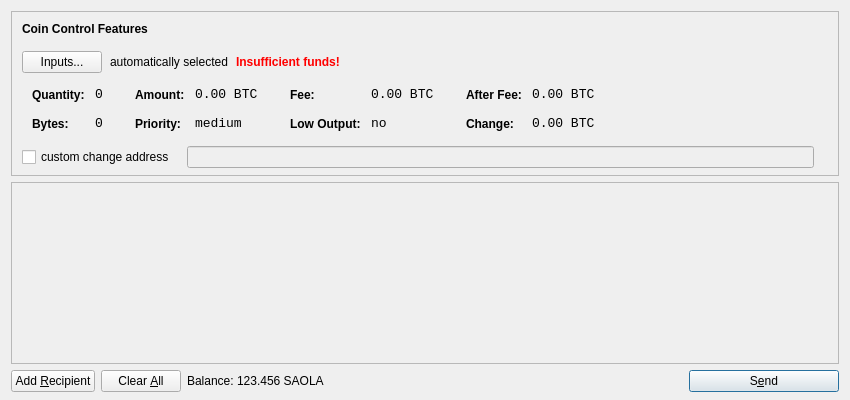
<?xml version="1.0" encoding="UTF-8"?>
<ui version="4.0">
 <class>SendCoinsDialog</class>
 <widget class="QDialog" name="SendCoinsDialog">
  <property name="geometry">
   <rect>
    <x>0</x>
    <y>0</y>
    <width>850</width>
    <height>400</height>
   </rect>
  </property>
  <property name="windowTitle">
   <string>Send Coins</string>
  </property>
  <layout class="QVBoxLayout" name="verticalLayout" stretch="0,1,0">
   <property name="bottomMargin">
    <number>8</number>
   </property>
   <item>
    <widget class="QFrame" name="frameCoinControl">
     <property name="sizePolicy">
      <sizepolicy hsizetype="Expanding" vsizetype="Expanding">
       <horstretch>0</horstretch>
       <verstretch>0</verstretch>
      </sizepolicy>
     </property>
     <property name="maximumSize">
      <size>
       <width>16777215</width>
       <height>16777215</height>
      </size>
     </property>
     <property name="frameShape">
      <enum>QFrame::StyledPanel</enum>
     </property>
     <property name="frameShadow">
      <enum>QFrame::Sunken</enum>
     </property>
     <layout class="QVBoxLayout" name="verticalLayoutCoinControl2">
      <property name="spacing">
       <number>-1</number>
      </property>
      <property name="leftMargin">
       <number>0</number>
      </property>
      <property name="topMargin">
       <number>0</number>
      </property>
      <property name="rightMargin">
       <number>0</number>
      </property>
      <property name="bottomMargin">
       <number>6</number>
      </property>
      <item>
       <layout class="QVBoxLayout" name="verticalLayoutCoinControl" stretch="0,0,0,0,1">
        <property name="spacing">
         <number>0</number>
        </property>
        <property name="leftMargin">
         <number>10</number>
        </property>
        <property name="topMargin">
         <number>10</number>
        </property>
        <item>
         <layout class="QHBoxLayout" name="horizontalLayoutCoinControl1">
          <property name="bottomMargin">
           <number>15</number>
          </property>
          <item>
           <widget class="QLabel" name="labelCoinControlFeatures">
            <property name="sizePolicy">
             <sizepolicy hsizetype="Preferred" vsizetype="Maximum">
              <horstretch>0</horstretch>
              <verstretch>0</verstretch>
             </sizepolicy>
            </property>
            <property name="font">
             <font>
              <weight>75</weight>
              <bold>true</bold>
             </font>
            </property>
            <property name="styleSheet">
             <string notr="true">font-weight:bold;</string>
            </property>
            <property name="text">
             <string>Coin Control Features</string>
            </property>
           </widget>
          </item>
         </layout>
        </item>
        <item>
         <layout class="QHBoxLayout" name="horizontalLayoutCoinControl2" stretch="0,0,0,0">
          <property name="spacing">
           <number>8</number>
          </property>
          <property name="bottomMargin">
           <number>10</number>
          </property>
          <item>
           <widget class="QPushButton" name="pushButtonCoinControl">
            <property name="styleSheet">
             <string notr="true"/>
            </property>
            <property name="text">
             <string>Inputs...</string>
            </property>
           </widget>
          </item>
          <item>
           <widget class="QLabel" name="labelCoinControlAutomaticallySelected">
            <property name="text">
             <string>automatically selected</string>
            </property>
            <property name="margin">
             <number>5</number>
            </property>
           </widget>
          </item>
          <item>
           <widget class="QLabel" name="labelCoinControlInsuffFunds">
            <property name="font">
             <font>
              <weight>75</weight>
              <bold>true</bold>
             </font>
            </property>
            <property name="styleSheet">
             <string notr="true">color:red;font-weight:bold;</string>
            </property>
            <property name="text">
             <string>Insufficient funds!</string>
            </property>
            <property name="margin">
             <number>5</number>
            </property>
           </widget>
          </item>
          <item>
           <spacer name="horizontalSpacerCoinControl">
            <property name="orientation">
             <enum>Qt::Horizontal</enum>
            </property>
            <property name="sizeHint" stdset="0">
             <size>
              <width>40</width>
              <height>1</height>
             </size>
            </property>
           </spacer>
          </item>
         </layout>
        </item>
        <item>
         <widget class="QWidget" name="widgetCoinControl" native="true">
          <property name="sizePolicy">
           <sizepolicy hsizetype="Preferred" vsizetype="Preferred">
            <horstretch>0</horstretch>
            <verstretch>0</verstretch>
           </sizepolicy>
          </property>
          <property name="minimumSize">
           <size>
            <width>0</width>
            <height>0</height>
           </size>
          </property>
          <property name="styleSheet">
           <string notr="true"/>
          </property>
          <layout class="QHBoxLayout" name="horizontalLayoutCoinControl5">
           <property name="margin">
            <number>0</number>
           </property>
           <item>
            <layout class="QHBoxLayout" name="horizontalLayoutCoinControl3" stretch="0,0,0,1">
             <property name="spacing">
              <number>20</number>
             </property>
             <property name="topMargin">
              <number>0</number>
             </property>
             <property name="bottomMargin">
              <number>10</number>
             </property>
             <item>
              <layout class="QFormLayout" name="formLayoutCoinControl1">
               <property name="horizontalSpacing">
                <number>10</number>
               </property>
               <property name="verticalSpacing">
                <number>14</number>
               </property>
               <property name="leftMargin">
                <number>10</number>
               </property>
               <property name="topMargin">
                <number>4</number>
               </property>
               <property name="rightMargin">
                <number>6</number>
               </property>
               <item row="0" column="0">
                <widget class="QLabel" name="labelCoinControlQuantityText">
                 <property name="styleSheet">
                  <string notr="true">font-weight:bold;</string>
                 </property>
                 <property name="text">
                  <string>Quantity:</string>
                 </property>
                 <property name="margin">
                  <number>0</number>
                 </property>
                </widget>
               </item>
               <item row="0" column="1">
                <widget class="QLabel" name="labelCoinControlQuantity">
                 <property name="font">
                  <font>
                   <family>Monospace</family>
                   <pointsize>10</pointsize>
                  </font>
                 </property>
                 <property name="cursor">
                  <cursorShape>IBeamCursor</cursorShape>
                 </property>
                 <property name="contextMenuPolicy">
                  <enum>Qt::ActionsContextMenu</enum>
                 </property>
                 <property name="text">
                  <string notr="true">0</string>
                 </property>
                 <property name="margin">
                  <number>0</number>
                 </property>
                 <property name="textInteractionFlags">
                  <set>Qt::LinksAccessibleByMouse|Qt::TextSelectableByKeyboard|Qt::TextSelectableByMouse</set>
                 </property>
                </widget>
               </item>
               <item row="1" column="0">
                <widget class="QLabel" name="labelCoinControlBytesText">
                 <property name="styleSheet">
                  <string notr="true">font-weight:bold;</string>
                 </property>
                 <property name="text">
                  <string>Bytes:</string>
                 </property>
                </widget>
               </item>
               <item row="1" column="1">
                <widget class="QLabel" name="labelCoinControlBytes">
                 <property name="font">
                  <font>
                   <family>Monospace</family>
                   <pointsize>10</pointsize>
                  </font>
                 </property>
                 <property name="cursor">
                  <cursorShape>IBeamCursor</cursorShape>
                 </property>
                 <property name="contextMenuPolicy">
                  <enum>Qt::ActionsContextMenu</enum>
                 </property>
                 <property name="text">
                  <string notr="true">0</string>
                 </property>
                 <property name="textInteractionFlags">
                  <set>Qt::LinksAccessibleByMouse|Qt::TextSelectableByKeyboard|Qt::TextSelectableByMouse</set>
                 </property>
                </widget>
               </item>
              </layout>
             </item>
             <item>
              <layout class="QFormLayout" name="formLayoutCoinControl2">
               <property name="horizontalSpacing">
                <number>10</number>
               </property>
               <property name="verticalSpacing">
                <number>14</number>
               </property>
               <property name="leftMargin">
                <number>6</number>
               </property>
               <property name="topMargin">
                <number>4</number>
               </property>
               <property name="rightMargin">
                <number>6</number>
               </property>
               <item row="0" column="0">
                <widget class="QLabel" name="labelCoinControlAmountText">
                 <property name="styleSheet">
                  <string notr="true">font-weight:bold;</string>
                 </property>
                 <property name="text">
                  <string>Amount:</string>
                 </property>
                 <property name="margin">
                  <number>0</number>
                 </property>
                </widget>
               </item>
               <item row="0" column="1">
                <widget class="QLabel" name="labelCoinControlAmount">
                 <property name="font">
                  <font>
                   <family>Monospace</family>
                   <pointsize>10</pointsize>
                  </font>
                 </property>
                 <property name="cursor">
                  <cursorShape>IBeamCursor</cursorShape>
                 </property>
                 <property name="contextMenuPolicy">
                  <enum>Qt::ActionsContextMenu</enum>
                 </property>
                 <property name="text">
                  <string notr="true">0.00 BTC</string>
                 </property>
                 <property name="textInteractionFlags">
                  <set>Qt::LinksAccessibleByMouse|Qt::TextSelectableByKeyboard|Qt::TextSelectableByMouse</set>
                 </property>
                </widget>
               </item>
               <item row="1" column="0">
                <widget class="QLabel" name="labelCoinControlPriorityText">
                 <property name="styleSheet">
                  <string notr="true">font-weight:bold;</string>
                 </property>
                 <property name="text">
                  <string>Priority:</string>
                 </property>
                </widget>
               </item>
               <item row="1" column="1">
                <widget class="QLabel" name="labelCoinControlPriority">
                 <property name="font">
                  <font>
                   <family>Monospace</family>
                   <pointsize>10</pointsize>
                  </font>
                 </property>
                 <property name="cursor">
                  <cursorShape>IBeamCursor</cursorShape>
                 </property>
                 <property name="contextMenuPolicy">
                  <enum>Qt::ActionsContextMenu</enum>
                 </property>
                 <property name="text">
                  <string>medium</string>
                 </property>
                 <property name="textInteractionFlags">
                  <set>Qt::LinksAccessibleByMouse|Qt::TextSelectableByKeyboard|Qt::TextSelectableByMouse</set>
                 </property>
                </widget>
               </item>
              </layout>
             </item>
             <item>
              <layout class="QFormLayout" name="formLayoutCoinControl3">
               <property name="horizontalSpacing">
                <number>10</number>
               </property>
               <property name="verticalSpacing">
                <number>14</number>
               </property>
               <property name="leftMargin">
                <number>6</number>
               </property>
               <property name="topMargin">
                <number>4</number>
               </property>
               <property name="rightMargin">
                <number>6</number>
               </property>
               <item row="0" column="0">
                <widget class="QLabel" name="labelCoinControlFeeText">
                 <property name="styleSheet">
                  <string notr="true">font-weight:bold;</string>
                 </property>
                 <property name="text">
                  <string>Fee:</string>
                 </property>
                 <property name="margin">
                  <number>0</number>
                 </property>
                </widget>
               </item>
               <item row="0" column="1">
                <widget class="QLabel" name="labelCoinControlFee">
                 <property name="font">
                  <font>
                   <family>Monospace</family>
                   <pointsize>10</pointsize>
                  </font>
                 </property>
                 <property name="cursor">
                  <cursorShape>IBeamCursor</cursorShape>
                 </property>
                 <property name="contextMenuPolicy">
                  <enum>Qt::ActionsContextMenu</enum>
                 </property>
                 <property name="text">
                  <string notr="true">0.00 BTC</string>
                 </property>
                 <property name="textInteractionFlags">
                  <set>Qt::LinksAccessibleByMouse|Qt::TextSelectableByKeyboard|Qt::TextSelectableByMouse</set>
                 </property>
                </widget>
               </item>
               <item row="1" column="0">
                <widget class="QLabel" name="labelCoinControlLowOutputText">
                 <property name="styleSheet">
                  <string notr="true">font-weight:bold;</string>
                 </property>
                 <property name="text">
                  <string>Low Output:</string>
                 </property>
                </widget>
               </item>
               <item row="1" column="1">
                <widget class="QLabel" name="labelCoinControlLowOutput">
                 <property name="font">
                  <font>
                   <family>Monospace</family>
                   <pointsize>10</pointsize>
                  </font>
                 </property>
                 <property name="cursor">
                  <cursorShape>IBeamCursor</cursorShape>
                 </property>
                 <property name="contextMenuPolicy">
                  <enum>Qt::ActionsContextMenu</enum>
                 </property>
                 <property name="text">
                  <string>no</string>
                 </property>
                 <property name="textInteractionFlags">
                  <set>Qt::LinksAccessibleByMouse|Qt::TextSelectableByKeyboard|Qt::TextSelectableByMouse</set>
                 </property>
                </widget>
               </item>
              </layout>
             </item>
             <item>
              <layout class="QFormLayout" name="formLayoutCoinControl4">
               <property name="horizontalSpacing">
                <number>10</number>
               </property>
               <property name="verticalSpacing">
                <number>14</number>
               </property>
               <property name="leftMargin">
                <number>6</number>
               </property>
               <property name="topMargin">
                <number>4</number>
               </property>
               <property name="rightMargin">
                <number>6</number>
               </property>
               <item row="0" column="0">
                <widget class="QLabel" name="labelCoinControlAfterFeeText">
                 <property name="styleSheet">
                  <string notr="true">font-weight:bold;</string>
                 </property>
                 <property name="text">
                  <string>After Fee:</string>
                 </property>
                 <property name="margin">
                  <number>0</number>
                 </property>
                </widget>
               </item>
               <item row="0" column="1">
                <widget class="QLabel" name="labelCoinControlAfterFee">
                 <property name="font">
                  <font>
                   <family>Monospace</family>
                   <pointsize>10</pointsize>
                  </font>
                 </property>
                 <property name="cursor">
                  <cursorShape>IBeamCursor</cursorShape>
                 </property>
                 <property name="contextMenuPolicy">
                  <enum>Qt::ActionsContextMenu</enum>
                 </property>
                 <property name="text">
                  <string notr="true">0.00 BTC</string>
                 </property>
                 <property name="textInteractionFlags">
                  <set>Qt::LinksAccessibleByMouse|Qt::TextSelectableByKeyboard|Qt::TextSelectableByMouse</set>
                 </property>
                </widget>
               </item>
               <item row="1" column="0">
                <widget class="QLabel" name="labelCoinControlChangeText">
                 <property name="styleSheet">
                  <string notr="true">font-weight:bold;</string>
                 </property>
                 <property name="text">
                  <string>Change:</string>
                 </property>
                </widget>
               </item>
               <item row="1" column="1">
                <widget class="QLabel" name="labelCoinControlChange">
                 <property name="font">
                  <font>
                   <family>Monospace</family>
                   <pointsize>10</pointsize>
                  </font>
                 </property>
                 <property name="cursor">
                  <cursorShape>IBeamCursor</cursorShape>
                 </property>
                 <property name="contextMenuPolicy">
                  <enum>Qt::ActionsContextMenu</enum>
                 </property>
                 <property name="text">
                  <string notr="true">0.00 BTC</string>
                 </property>
                 <property name="textInteractionFlags">
                  <set>Qt::LinksAccessibleByMouse|Qt::TextSelectableByKeyboard|Qt::TextSelectableByMouse</set>
                 </property>
                </widget>
               </item>
              </layout>
             </item>
            </layout>
           </item>
          </layout>
         </widget>
        </item>
        <item>
         <layout class="QHBoxLayout" name="horizontalLayoutCoinControl4" stretch="0,0,0">
          <property name="spacing">
           <number>12</number>
          </property>
          <property name="sizeConstraint">
           <enum>QLayout::SetDefaultConstraint</enum>
          </property>
          <property name="topMargin">
           <number>5</number>
          </property>
          <property name="rightMargin">
           <number>5</number>
          </property>
          <item>
           <widget class="QCheckBox" name="checkBoxCoinControlChange">
            <property name="text">
             <string>custom change address</string>
            </property>
           </widget>
          </item>
          <item>
           <widget class="QLineEdit" name="lineEditCoinControlChange">
            <property name="enabled">
             <bool>false</bool>
            </property>
            <property name="sizePolicy">
             <sizepolicy hsizetype="Expanding" vsizetype="Fixed">
              <horstretch>0</horstretch>
              <verstretch>0</verstretch>
             </sizepolicy>
            </property>
           </widget>
          </item>
          <item>
           <widget class="QLabel" name="labelCoinControlChangeLabel">
            <property name="sizePolicy">
             <sizepolicy hsizetype="Preferred" vsizetype="Expanding">
              <horstretch>0</horstretch>
              <verstretch>0</verstretch>
             </sizepolicy>
            </property>
            <property name="minimumSize">
             <size>
              <width>0</width>
              <height>0</height>
             </size>
            </property>
            <property name="text">
             <string/>
            </property>
            <property name="margin">
             <number>3</number>
            </property>
           </widget>
          </item>
         </layout>
        </item>
        <item>
         <spacer name="verticalSpacerCoinControl">
          <property name="orientation">
           <enum>Qt::Vertical</enum>
          </property>
          <property name="sizeHint" stdset="0">
           <size>
            <width>800</width>
            <height>1</height>
           </size>
          </property>
         </spacer>
        </item>
       </layout>
      </item>
     </layout>
    </widget>
   </item>
   <item>
    <widget class="QScrollArea" name="scrollArea">
     <property name="widgetResizable">
      <bool>true</bool>
     </property>
     <widget class="QWidget" name="scrollAreaWidgetContents">
      <property name="geometry">
       <rect>
        <x>0</x>
        <y>0</y>
        <width>830</width>
        <height>165</height>
       </rect>
      </property>
      <layout class="QVBoxLayout" name="verticalLayout_2">
       <property name="margin">
        <number>0</number>
       </property>
       <item>
        <layout class="QVBoxLayout" name="entries">
         <property name="spacing">
          <number>6</number>
         </property>
        </layout>
       </item>
       <item>
        <spacer name="verticalSpacer">
         <property name="orientation">
          <enum>Qt::Vertical</enum>
         </property>
         <property name="sizeHint" stdset="0">
          <size>
           <width>20</width>
           <height>40</height>
          </size>
         </property>
        </spacer>
       </item>
      </layout>
     </widget>
    </widget>
   </item>
   <item>
    <layout class="QHBoxLayout" name="horizontalLayout">
     <item>
      <widget class="QPushButton" name="addButton">
       <property name="toolTip">
        <string>Send to multiple recipients at once</string>
       </property>
       <property name="text">
        <string>Add &amp;Recipient</string>
       </property>
       <property name="icon">
        <iconset resource="../bitcoin.qrc">
         <normaloff>:/icons/add</normaloff>:/icons/add</iconset>
       </property>
       <property name="autoDefault">
        <bool>false</bool>
       </property>
      </widget>
     </item>
     <item>
      <widget class="QPushButton" name="clearButton">
       <property name="sizePolicy">
        <sizepolicy hsizetype="Minimum" vsizetype="Fixed">
         <horstretch>0</horstretch>
         <verstretch>0</verstretch>
        </sizepolicy>
       </property>
       <property name="toolTip">
        <string>Remove all transaction fields</string>
       </property>
       <property name="text">
        <string>Clear &amp;All</string>
       </property>
       <property name="icon">
        <iconset resource="../bitcoin.qrc">
         <normaloff>:/icons/remove</normaloff>:/icons/remove</iconset>
       </property>
       <property name="autoRepeatDelay">
        <number>300</number>
       </property>
       <property name="autoDefault">
        <bool>false</bool>
       </property>
      </widget>
     </item>
     <item>
      <layout class="QHBoxLayout" name="horizontalLayout_2">
       <property name="spacing">
        <number>3</number>
       </property>
       <item>
        <widget class="QLabel" name="label">
         <property name="text">
          <string>Balance:</string>
         </property>
        </widget>
       </item>
       <item>
        <widget class="QLabel" name="labelBalance">
         <property name="cursor">
          <cursorShape>IBeamCursor</cursorShape>
         </property>
         <property name="text">
          <string>123.456 SAOLA</string>
         </property>
         <property name="textInteractionFlags">
          <set>Qt::LinksAccessibleByMouse|Qt::TextSelectableByKeyboard|Qt::TextSelectableByMouse</set>
         </property>
        </widget>
       </item>
      </layout>
     </item>
     <item>
      <spacer name="horizontalSpacer">
       <property name="orientation">
        <enum>Qt::Horizontal</enum>
       </property>
       <property name="sizeHint" stdset="0">
        <size>
         <width>40</width>
         <height>20</height>
        </size>
       </property>
      </spacer>
     </item>
     <item>
      <widget class="QPushButton" name="sendButton">
       <property name="minimumSize">
        <size>
         <width>150</width>
         <height>0</height>
        </size>
       </property>
       <property name="toolTip">
        <string>Confirm the send action</string>
       </property>
       <property name="text">
        <string>S&amp;end</string>
       </property>
       <property name="icon">
        <iconset resource="../bitcoin.qrc">
         <normaloff>:/icons/send</normaloff>:/icons/send</iconset>
       </property>
       <property name="default">
        <bool>true</bool>
       </property>
      </widget>
     </item>
    </layout>
   </item>
  </layout>
 </widget>
 <resources>
  <include location="../bitcoin.qrc"/>
 </resources>
 <connections/>
</ui>
